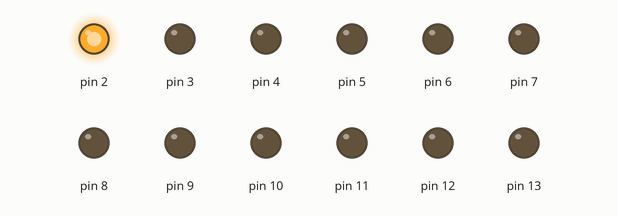
Recording of a sketch running on a simulated Arduino Uno, built with avr-gcc and run on an emulated ATmega328P. Shown: output pins drawn as LEDs (lit = HIGH).

Above: at 0.05 s.
At 0.35 s:
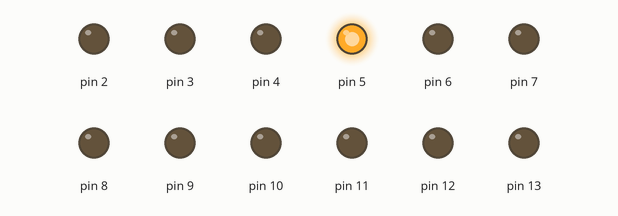
At 0.75 s:
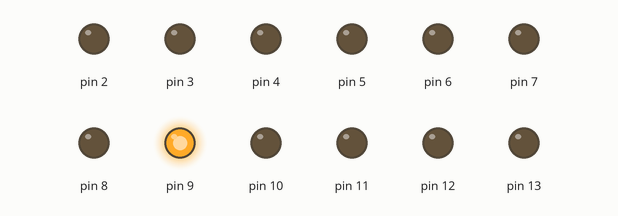
At 1.45 s:
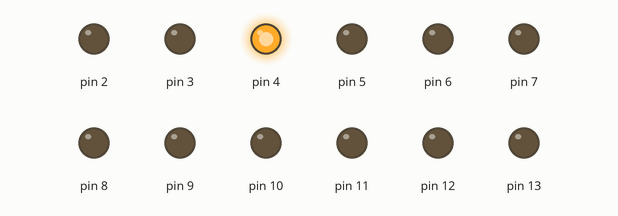
At 2.15 s:
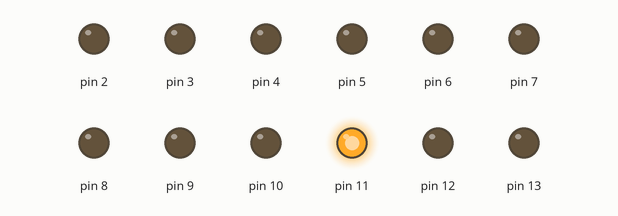
At 2.85 s:
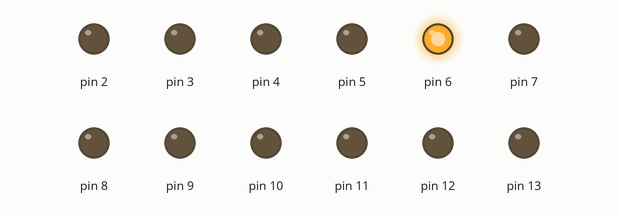
Timing chart, 0 to 3.1 s (numbered marks = the images above):
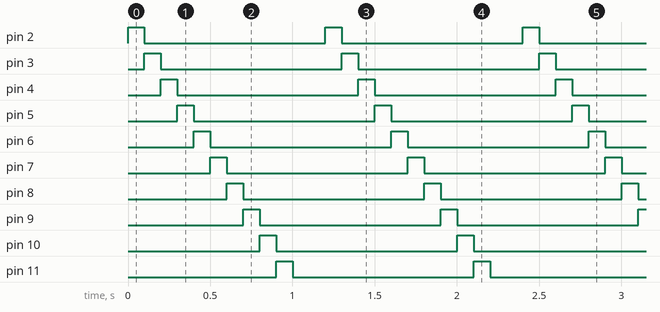

Measured:
- by itself, pin 2–13: alternates HIGH for 0.10 s and LOW for 1.1 s
- by itself, everything shown: repeats every 1.2 s, in 12 steps

The sketch:

week03_3_arduino_flow_LED.ino
```cpp
// week03_3_arduino_flow_LED
// LED 流動的感覺
void setup() {
  for (int i=2; i<=13; i++) pinMode(i, OUTPUT);
} // 全部位發亮

void loop() {
  // 還沒寫完
  for (int i=2; i<=13; i++) {
    for (int k=2; k<=13; k++) digitalWrite(k, LOW); // 全暗
    digitalWrite(i, HIGH); // 把 i 變亮
    delay(100); // 每一顆 LED 亮的時間
  }
}
```
